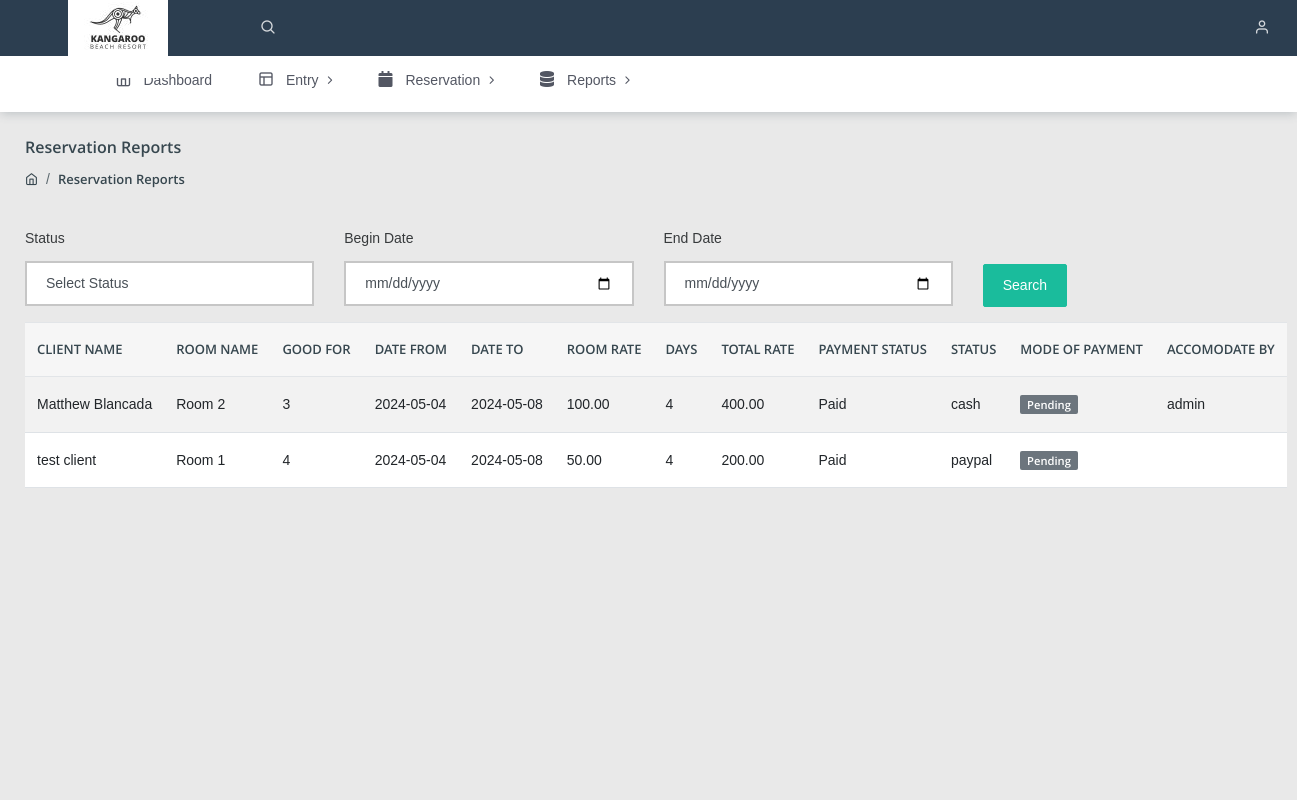
Page /admin/reservationreports.php (signed in) on the committed database.
### tables this page shows
CREATE TABLE IF NOT EXISTS `reservation` (
  `id` int NOT NULL AUTO_INCREMENT,
  `reference` text NOT NULL,
  `tdate` text NOT NULL,
  `client_id` int NOT NULL,
  `room_id` int NOT NULL,
  `start_date` date NOT NULL,
  `checkout_date` date NOT NULL,
  `time` time DEFAULT NULL,
  `totalPay` decimal(20,6) DEFAULT NULL,
  `status` int NOT NULL DEFAULT '0',
  `mop` varchar(50) DEFAULT NULL,
  `paid` int DEFAULT '0',
  `user_id` int DEFAULT NULL,
  PRIMARY KEY (`id`)
);

CREATE TABLE IF NOT EXISTS `clients` (
  `id` bigint NOT NULL AUTO_INCREMENT,
  `client_name` varchar(255) NOT NULL,
  `email` varchar(50) DEFAULT NULL,
  `address` varchar(255) NOT NULL,
  `contact_number` varchar(11) NOT NULL,
  `user_id` int DEFAULT NULL,
  `active` int NOT NULL DEFAULT '1',
  PRIMARY KEY (`id`)
);

CREATE TABLE IF NOT EXISTS `rooms` (
  `id` bigint NOT NULL AUTO_INCREMENT,
  `room_name` varchar(255) NOT NULL,
  `good_for` int NOT NULL DEFAULT '0',
  `Image` text NOT NULL,
  `details` text NOT NULL,
  `Bedroom` int NOT NULL DEFAULT '0',
  `Baths` int NOT NULL DEFAULT '0',
  `floor_area` int NOT NULL DEFAULT '0',
  `Rate` decimal(20,6) NOT NULL DEFAULT '0.000000',
  `active` int DEFAULT '1',
  PRIMARY KEY (`id`)
);

CREATE TABLE IF NOT EXISTS `users` (
  `id` bigint NOT NULL AUTO_INCREMENT,
  `username` varchar(255) NOT NULL,
  `password` varchar(255) NOT NULL,
  `role` tinyint NOT NULL DEFAULT '0',
  `active` tinyint NOT NULL DEFAULT '1',
  PRIMARY KEY (`id`)
);

### admin/reservationreports.php (the view, shortened to what this page needs)
<?php include('../include/session.php'); ?>
<!DOCTYPE html>
<html lang="en">
<head>
    <link rel="stylesheet" href="https://cdnjs.cloudflare.com/ajax/libs/twitter-bootstrap/5.3.0/css/bootstrap.min.css">
    <link rel="stylesheet" href="https://cdn.datatables.net/2.0.5/css/dataTables.bootstrap5.css">
    <link rel="stylesheet" href="../assets/css/style.css">
</head>
<body class="">
	<?php include('../include/navbar.php') ?>
	<?php include('../include/header.php') ?>
<div class="pcoded-main-container">
    <div class="pcoded-content">
        <div class="page-header">
            <div class="page-block">
                <div class="row align-items-center">
                    <div class="col-md-12">
                        <div class="page-header-title">
                            <h5 class="m-b-10">Reservation Reports</h5>
                        </div>
                        <ul class="breadcrumb">
                            <li class="breadcrumb-item"><a href="/"><i class="feather icon-home"></i></a></li>
                            <li class="breadcrumb-item"><a href="acceptedreservation.php">Reservation Reports</a></li>
                        </ul>
                    </div>
                </div>
            </div>
        </div>
        <form method="GET">
        <div class="row">
            <div class="col-md-3">
                <div class="form-group">
					<label for="recipient-name" class="col-form-label">Status</label>
					<select name="status" class="form-control" id="">
                        <option selected value="all">Select Status</option>
                    </select>
				</div>
            </div>
            <div class="col-md-3">
                <div class="form-group">
					<label for="recipient-name" class="col-form-label">Begin Date</label>
					<input type="date" name="bdate" class="form-control">
				</div>
            </div>
            <div class="col-md-3">
                <div class="form-group">
					<label for="recipient-name" class="col-form-label">End Date</label>
					<input type="date" name="edate" class="form-control">
				</div>
            </div>
            <div class="col-md-3 mt-5">
                <input type="submit" class="btn btn-primary" value="Search">
            </div>
        </div>
        </form>
            <table id="example" class="table table-striped" style="width:100%">
                <thead>
                    <tr>
                        <th>Client Name</th>
                        <th>Room Name</th>
                        <th>Good For</th>
                        <th>Date From</th>
                        <th>Date To</th>
                        <th>Room Rate</th>
                        <th>Days</th>
                        <th>Total Rate</th>
                        <th>Payment Status</th>
                        <th>Status</th>
                        <th>Mode of Payment</th>
                        <th>Accomodate By</th>
                    </tr>
                </thead>
                <tbody>
                    <?php
                    $addSql = "";
                    $query = mysqli_query($con, "SELECT reservation.id as Id, clients.client_name, rooms.room_name,
                    rooms.Rate, DATEDIFF(checkout_date, start_date) as totalDays, users.username, reservation.mop,
                    rooms.good_for, start_date as start, checkout_date as END, reservation.totalPay, status as status1,
                    (SELECT CASE WHEN reservation.status = 0 THEN 'Pending' WHEN reservation.status = 1 THEN 'Accepted'
                    ELSE 'Decline' END) as status, (SELECT CASE WHEN reservation.paid = 0 THEN 'Not Paid' ELSE 'Paid' END) as paidStatus
                    FROM reservation INNER JOIN rooms ON rooms.id=reservation.room_id
    INNER JOIN clients ON clients.id=reservation.client_id
    LEFT JOIN users ON users.id=reservation.user_id
    WHERE 1=1 $addSql");
                    while($row= mysqli_fetch_array($query)){
                    ?>
                    <tr>
                        <td><?php echo $row['client_name']; ?></td>
                        <td><?php echo $row['room_name']; ?></td>
                        <td><?php echo $row['good_for']; ?></td>
                        <td><?php echo $row['start']; ?></td>
                        <td><?php echo $row['END']; ?></td>
                        <td><?php echo number_format($row['Rate'], 2); ?></td>
                        <td><?php echo $row['totalDays']; ?></td>
                        <td><?php echo number_format($row['totalPay'], 2); ?></td>
                        <td><?php echo $row['paidStatus']; ?></td>
                        <td><?php echo $row['mop']; ?></td>
                        <td><span class="badge badge-<?php
                        if($row['status1'] == 1) { echo 'primary'; }
                        else if($row['status1'] == 0) {echo 'secondary';}
                        else { echo 'danger'; } ?>"><?php echo $row['status']; ?></span></td>
                        <td><?php echo $row['username']; ?></td>
                    </tr>
                    <?php  } ?>
                </tbody>
            </table>
    </div>
</div>
</body>
</html>

### rows in the picture
reservation: client.client_name "Matthew Blancada", room.room_name "Room 2", room.good_for "3", start_date "2024-05-04", checkout_date "2024-05-08", room.Rate "100.00", totalDays "4", totalPay "400.00", paidStatus "Paid", mop "cash", status "Pending", user.username "admin"
reservation: client.client_name "test client", room.room_name "Room 1", room.good_for "4", start_date "2024-05-04", checkout_date "2024-05-08", room.Rate "50.00", totalDays "4", totalPay "200.00", paidStatus "Paid", mop "paypal", status "Pending"
